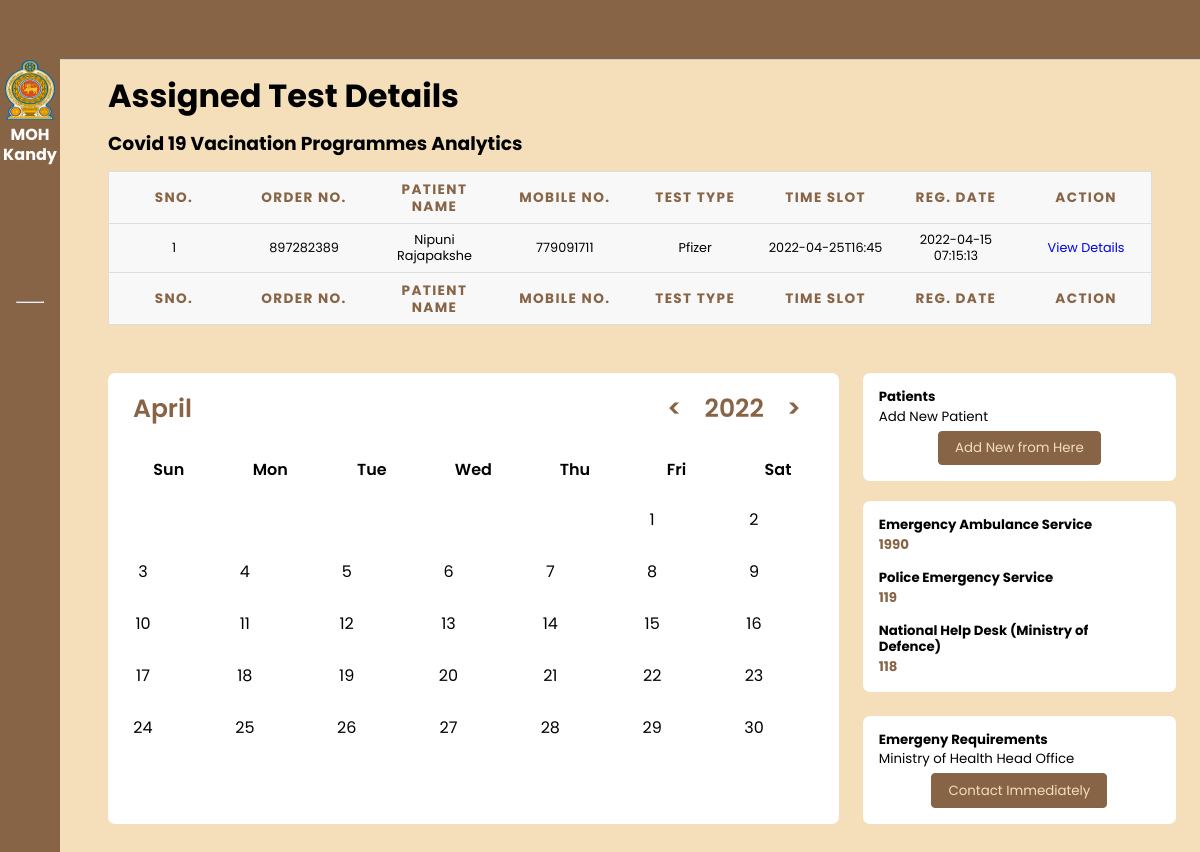
Page /assigned-test.php (signed in) on the committed database.
### tables this page shows
CREATE TABLE `tbltestrecord` (
  `id` int NOT NULL,
  `OrderNumber` bigint DEFAULT NULL,
  `PatientMobileNumber` bigint DEFAULT NULL,
  `TestType` varchar(100) DEFAULT NULL,
  `TestTimeSlot` varchar(120) DEFAULT NULL,
  `ReportStatus` varchar(100) DEFAULT NULL,
  `FinalReport` varchar(150) DEFAULT NULL,
  `ReportUploadTime` varchar(200) DEFAULT NULL,
  `RegistrationDate` timestamp NULL DEFAULT CURRENT_TIMESTAMP,
  `AssignedtoEmpId` varchar(150) DEFAULT NULL,
  `AssigntoName` varchar(180) DEFAULT NULL,
  `AssignedTime` varchar(100) DEFAULT NULL
);

CREATE TABLE `tblpatients` (
  `id` int NOT NULL,
  `FullName` varchar(120) DEFAULT NULL,
  `MobileNumber` bigint DEFAULT NULL,
  `DateOfBirth` date DEFAULT NULL,
  `GovtIssuedId` varchar(150) DEFAULT NULL,
  `GovtIssuedIdNo` varchar(150) DEFAULT NULL,
  `FullAddress` varchar(255) DEFAULT NULL,
  `State` varchar(200) DEFAULT NULL,
  `RegistrationDate` timestamp NOT NULL DEFAULT CURRENT_TIMESTAMP
);

### assigned-test.php (the view, shortened to what this page needs)
<?php session_start();
include_once('includes/config.php');
if (strlen($_SESSION['aid']==0)) {
  header('location:logout.php');
  } else{
?>
<!DOCTYPE html>
<html lang="en">
<head>
    <link rel="stylesheet" href="https://cdn.jsdelivr.net/gh/lykmapipo/themify-icons@0.1.2/css/themify-icons.css">
    <link rel="stylesheet" href="style.css">
    <link rel="stylesheet" href="dropdown.css">
    <link rel="stylesheet" href="tables.css">
</head>
<body>
    <?php include_once('includes/sidesection.php');?>
    <div class="main-content">
        <header>
        </header>
        <main>
            <h1 class="dash-title">Assigned Test Details</h1>
            <h3 class="dash-title">Covid 19 Vacination Programmes Analytics</h3>
            <div class="container">
            <form name="assignto" method="post">
                    <table class="table table-bordered" id="dataTable" width="100%" cellspacing="0">
                                    <thead>
                                        <tr>
                                            <th>Sno.</th>
                                            <th>Order No.</th>
                                            <th>Patient Name</th>
                                            <th>Mobile No.</th>
                                            <th>Test Type</th>
                                            <th>Time Slot</th>
                                            <th>Reg. Date</th>
                                            <th>Action</th>
                                        </tr>
                                    </thead>
                                      <tfoot>
                                            <tr>
                                            <th>Sno.</th>
                                            <th>Order No.</th>
                                            <th>Patient Name</th>
                                            <th>Mobile No.</th>
                                            <th>Test Type</th>
                                            <th>Time Slot</th>
                                            <th>Reg. Date</th>
                                            <th>Action</th>
                                        </tr>
                                    </tfoot>
                                    <tbody>
<?php $query=mysqli_query($con,"select tbltestrecord.OrderNumber,tblpatients.FullName,tblpatients.MobileNumber,tbltestrecord.TestType,tbltestrecord.TestTimeSlot,tbltestrecord.RegistrationDate,tbltestrecord.id as testid from tbltestrecord
join tblpatients on tblpatients.MobileNumber=tbltestrecord.PatientMobileNumber
where ReportStatus='Assigned'
    ");
$cnt=1;
while($row=mysqli_fetch_array($query)){
?>
                                        <tr>
                                            <td><?php echo $cnt;?></td>
                                            <td><?php echo $row['OrderNumber'];?></td>
                                            <td><?php echo $row['FullName'];?></td>
                                            <td><?php echo $row['MobileNumber'];?></td>
                                            <td><?php echo $row['TestType'];?></td>
                                            <td><?php echo $row['TestTimeSlot'];?></td>
                                             <td><?php echo $row['RegistrationDate'];?></td>
                                            <td>
                                <a href="test-details.php?tid=<?php echo $row['testid'];?>&&oid=<?php echo $row['OrderNumber'];?>" class="btn btn-info btn-sm">View Details</a>
                            </td>
                                        </tr>
<?php $cnt++;} ?>
                                    </tbody>
                                </table>
                                     </form>
</div>
<?php include_once('includes/bottomsection.php');?>
        </main>
    </div>
</body>
</html>
<?php } ?>

### style.css (style rules this page uses)
body { background-color: #F4DFBA; }
* { font-family: 'Poppins', sans-serif; margin: 0; padding: 0; text-decoration: none; list-style-type: none; box-sizing: border-box; }
.main-content { position: relative; margin-left: 240px; transition: margin-left 500ms; }
main { margin-top: 60px; background: #F4DFBA; min-height: 90vh; padding: 1rem 3rem; }
header { position: fixed; left: 240px; top: 0; z-index: 100; width: calc(100% - 240px); background: #876445; height: 60px; padding: 0rem 1rem; display: flex; align-items: center; justify-content: space-between; border-bottom: 1px solid #ccc; transition: left 500ms; }
.dash-title { color: var(--color-dark); margin-bottom: 1rem; }
th { font-size: 1.1rem; padding: 1rem 1rem; color: #876445; text-align: center; }
td { font-size: .8rem; padding: 1rem 1rem; text-align: center; }
@media only screen and (max-width: 1200px) { .main-content { margin-left: 60px; } }
@media only screen and (max-width: 1200px) { .main-content header { left: 60px; width: calc(100% - 60px); } }
* { padding: 0; margin: 0; box-sizing: border-box; }

### tables.css (style rules this page uses)
table { border: 1px solid #ccc; border-collapse: collapse; margin: 0; padding: 0; width: 100%; table-layout: fixed; }
table tr { background-color: #f8f8f8; border: 1px solid #ddd; padding: .35em; }
table th, table td { padding: .625em; text-align: center; }
table th { font-size: .85em; letter-spacing: .1em; text-transform: uppercase; }
body { font-family: "Open Sans", sans-serif; line-height: 1.25; }

### rows in the picture
tbltestrecord: OrderNumber "897282389", tblpatients.FullName "Nipuni Rajapakshe", tblpatients.MobileNumber "779091711", TestType "Pfizer", TestTimeSlot "2022-04-25T16:45", RegistrationDate "2022-04-15 07:15:13"
